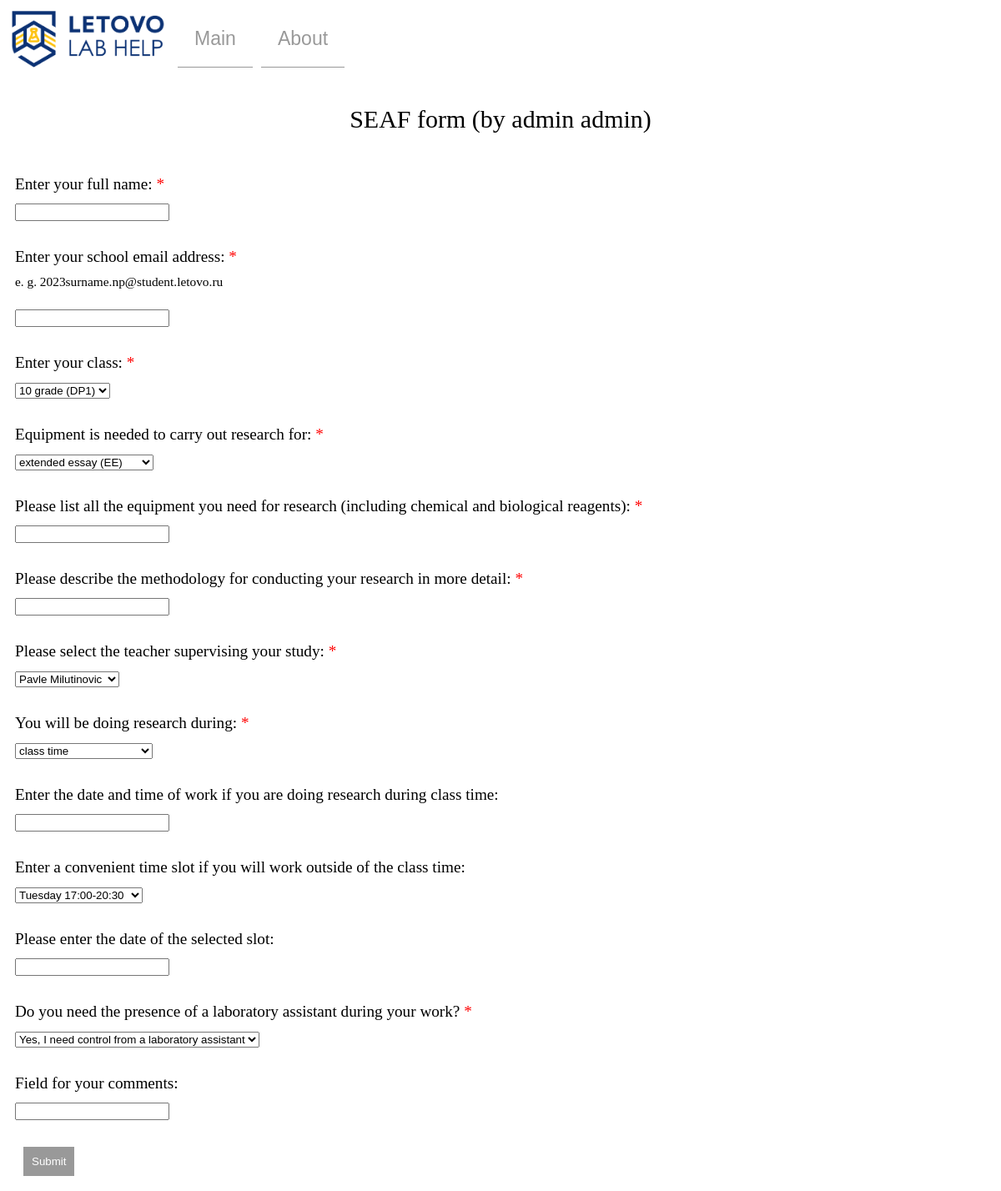
Page /form/1/ on the committed database.
### web/models.py (models this page shows, shortened)
class Form(models.Model):
    type = models.CharField(max_length=100)    # either SEAF or RAF
    date = models.DateTimeField('date published')
    person = models.ForeignKey("Person", on_delete=models.CASCADE)
    is_main = models.BooleanField()    # Only 2 forms have this
    is_started = models.BooleanField()
    is_finished = models.BooleanField()    # About the lab study
    is_completed = models.BooleanField()    # About the form itself (confirmed by the lab assistant 1 more time)
    approved_labassist = models.BooleanField()    # for SEAF
    approved_teacher = models.BooleanField()  # for SEAF
    approved_director = models.BooleanField()  # both SEAF and RAF
    approved_safety = models.BooleanField()  # for RAF

class Person(models.Model):
    user = models.OneToOneField(User, on_delete=models.CASCADE, primary_key=True)
    role = models.CharField(max_length=100)    # either Student, Teacher, LabAssist, Safety, Inspector or Director
    first_name = models.CharField(max_length=200)
    last_name = models.CharField(max_length=200)
    approved = models.BooleanField()
    temp_password = models.BooleanField()    # means that the password ISN'T temporary

class FormQuestion(models.Model):
    order = models.IntegerField()
    form = models.ForeignKey("Form", on_delete=models.CASCADE)
    question = models.TextField(max_length=1000)
    tooltip = models.TextField(max_length=1000)
    is_choice = models.BooleanField()
    is_text = models.BooleanField()
    is_necessary = models.BooleanField()
    def __str__(self):
        return self.question

### web/views.py (the view)
# urls.py: path('form/<int:form_id>/', views.form_view, name='form_view'),
@xframe_options_exempt
def form_view(request, form_id):
    form_type = Form.objects.get(pk=form_id).type
    main_form_id = 1
    if form_type == "RAF":
        main_form_id = 2
    question_choice_list = []
    for i in FormQuestion.objects.filter(form=Form.objects.get(pk=main_form_id)).order_by('order'):
        question_choice_list.append([i, 1, 0, 0])
        if i.is_choice:
            question_choice_list.append([i, 0, 1, 0])
            for j in ContentChoice.objects.filter(question=i):
                question_choice_list.append([j, 0, 0, 0])
            question_choice_list.append([i, 0, 0, 1])
    print(question_choice_list)
    form_fn = Form.objects.get(pk=form_id).person.first_name
    form_ln = Form.objects.get(pk=form_id).person.last_name
    return render(request, 'web/form/form_view.html', {"question_choice_list": question_choice_list,
                                                       "form_id": form_id, "form_type": form_type, "form_fn": form_fn,
                                                       "form_ln": form_ln})

### web/models.py (called while the page is built)
    def __str__(self):
        return self.text

### web/templates/web/form/form_view.html (shortened to what this page needs)
{% load static %}
<!DOCTYPE html>
<html lang="en">
<head>
    <link rel="stylesheet" href="{% static 'web/styles.css' %}">
</head>
<body>
    <div class="outer">
        <img src="{% static 'web/letovolablogo.png' %}" style="width: 200px; height: 77px; user-select: none;">
        <input type="submit" class="toolbar" value="Main">
        <input type="submit" class="toolbar" value="About">
    </div>
    <p class="header">{{ form_type }} form (by {{ form_fn }} {{ form_ln }})</p>
    <form style="padding-left: 10px;" action="/form-sent/{{ form_id }}/" method="post">
        {% for qc, is_question, is_c_start, is_c_end in question_choice_list %}
            {% if is_question is 1 %}
                <div style="padding-top: 10px; padding-bottom: 10px;">{{ qc.question|linebreaksbr }}
                {% if qc.is_necessary == 1 %}<span style="color: red">*</span>{% endif %}</div>
                {% if qc.tooltip != "-" %}
                    <div style="font-size: 80%;">{{ qc.tooltip }}</div><br>
                {% endif %}
                {% if qc.is_text == 0 and qc.is_choice == 0 %}
                    <input type="text" id="{{ qc.pk }}" name="{{ qc.pk }}"><br><br>
                {% endif %}
            {% elif is_c_start is 1 %}
                <select name="{{ qc.pk }}" id="{{ qc.pk }}"><br><br>
            {% elif is_c_end is 1 %}
                </select><br><br>
            {% else %}
                <option value="{{ qc.pk }}">{{ qc.text }}</option>
            {% endif %}
        {% endfor %}
        <input type="submit" value="Submit"><br>
    </form>
</body>
</html>

### web/static/web/styles.css (style rules this page uses)
body { font-size: 120%; font-family: verdana; sans-serif; }
p { padding: 10px; }
input[type=submit] { background-color: #999999; border: none; color: white; padding: 10px 10px; margin: 10px 10px; text-align: center; text-decoration: none; display: inline-block; }
.header { text-align: center; font-size: 30px; }
.outer { display: flex; width: 100%; }
.toolbar { background-color: #FFFFFF !important; border-bottom: solid 0.5px #999999 !important; color: #999999 !important; font-size: 120%; padding: 20px 20px !important; margin: 5px 5px !important; }

### rows in the picture
Form: type "SEAF"
Person: first_name "admin", last_name "admin"
FormQuestion: question "Enter your full name:"
FormQuestion: question "Enter your school email address:", tooltip "e. g. 2023surname.np@student.letovo.ru"
FormQuestion: question "Enter your class:"
FormQuestion: question "Equipment is needed to carry out research for:"
FormQuestion: question "Please list all the equipment you need for research (including chemical and biological reagents):"
FormQuestion: question "Please describe the methodology for conducting your research in more detail:"
FormQuestion: question "Please select the teacher supervising your study:"
FormQuestion: question "You will be doing research during:"
FormQuestion: question "Enter the date and time of work if you are doing research during class time:"
FormQuestion: question "Enter a convenient time slot if you will work outside of the class time:"
FormQuestion: question "Please enter the date of the selected slot:"
FormQuestion: question "Do you need the presence of a laboratory assistant during your work?"
FormQuestion: question "Field for your comments:"

### other values in the picture
form field value "10 grade (DP1)"
form field value "extended essay (EE)"
form field value "Pavle Milutinovic"
form field value "class time"
form field value "Tuesday 17:00-20:30"
form field value "Yes, I need control from a laboratory assistant"
